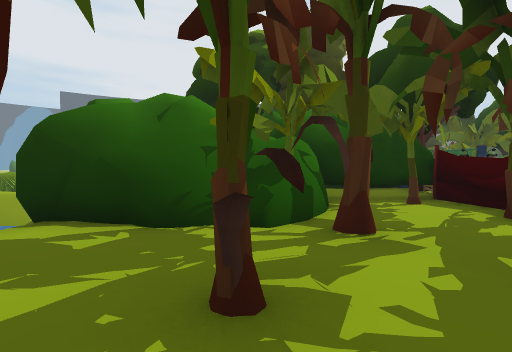
View 1 (above)

12 first-person views from a walk through a 3-D level made in the Unity game engine. The camera is 1.2 m above the floor, tilts 2° down and sees 80° across. Doors are open. The floor is counted in squares, 1.8 m on a side. Each view is taken from the middle of a square. On the plan, view 1 faces up. The plan holds only what a view shows up to about 10 squares ahead; the rest is blank. The place goes on beyond the plan. The player character is not drawn. Some surface patterns are stand-ins.

View 2
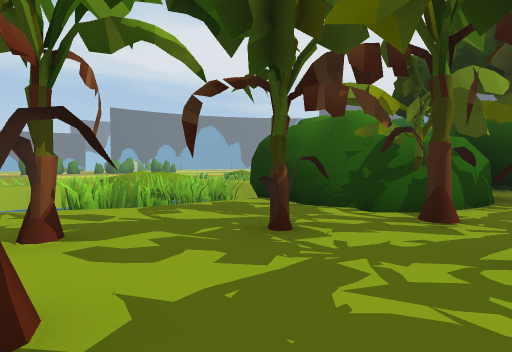

View 3
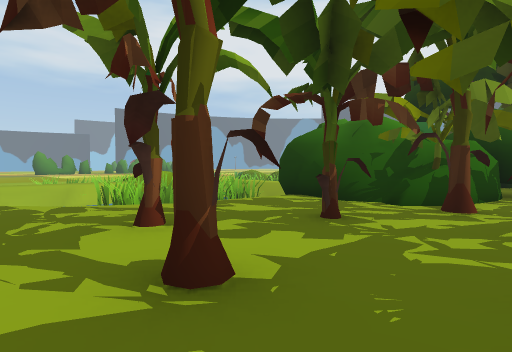

View 4
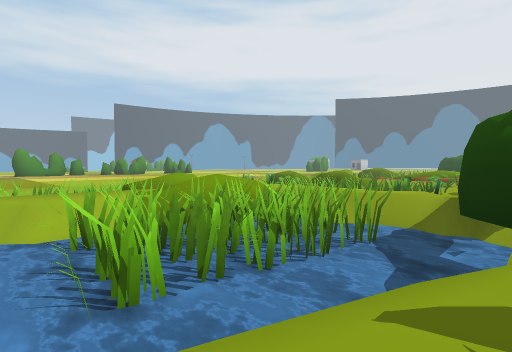

View 5
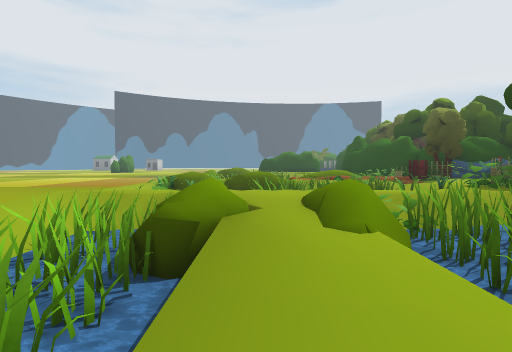

View 6
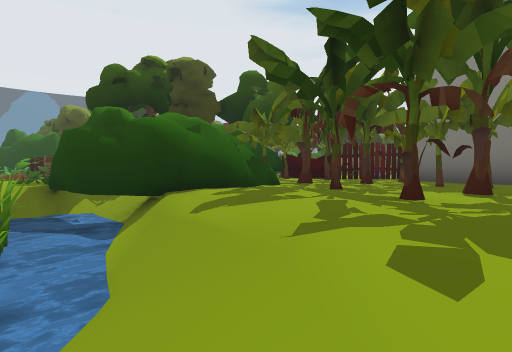

View 7
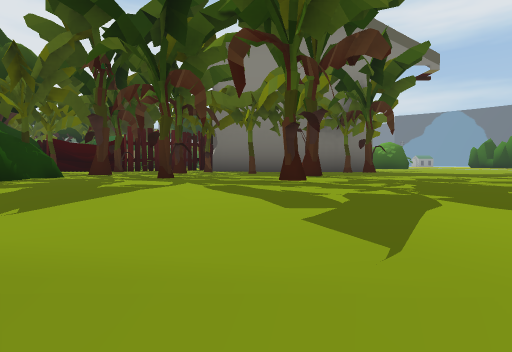

View 8
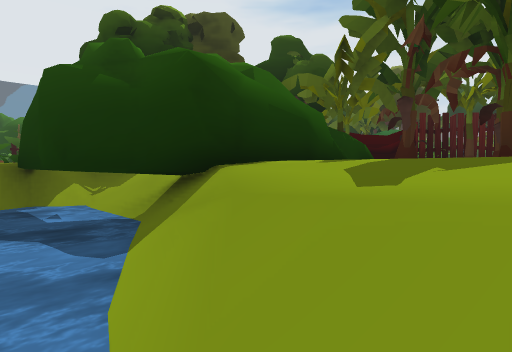

View 9
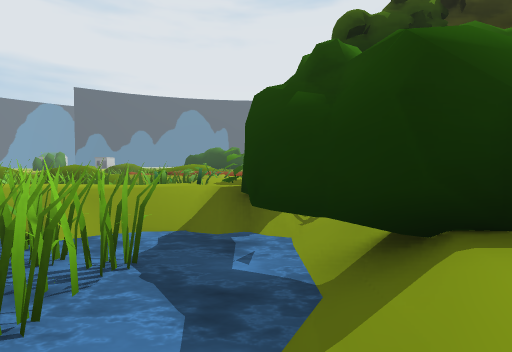

View 10
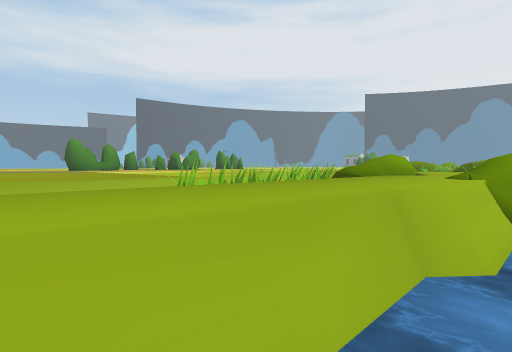

View 11
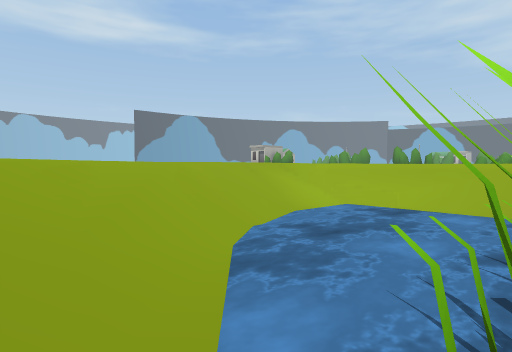

View 12
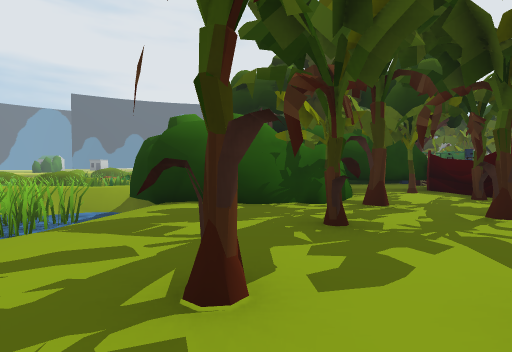

### Floor plan
Key: @ floor where view 1 was taken; # wall or solid block; x gap in a wall; . main floor; : floor 0.25 m higher than the main floor; - floor 0.25 m lower than the main floor; / step, stairs or slope; = window, fence, low wall or low ledge; ~ water the walk can cross; ≈ water the walk keeps out of; v drop or lower ground; O other object.
Columns run from 20 left of view 1 to 5 right of it. Each row starts with its distance up from view 1.
 12           ####=
 11          #####=
 10   --     #  ###/OO
  9   --  O O     O/OOO     O
  8   --/...........#       O
  7    -///--.// =≈/##
  6     ///≈O./OO##x##   ###O
  5     -/##O//≈###~~#  ##OOO
  4    --/##:./####~~####OOO
  3   ---/##≈./~###~//...O #O
  2  ----/=##..~###~/...O.O.O#
  1 -----/## .=~≈##~/..##..OO#
  0 -----/ ~ .v~~~~//..#@.O.#
 -1 -----/   .=~~~//...O#O.O#
 -2          ./////.........O

Positions as (right, up) in squares from view 1, and headings:
1: (0, 0), facing up
2: (2, -1), facing up-left
3: (2, -2), facing up-left
4: (-3, 0), facing up-left
5: (-11, 0), facing up
6: (-6, -2), facing up-right
7: (-5, 0), facing right
8: (-5, 1), facing up-right
9: (-4, 2), facing up
10: (-9, -2), facing up-left
11: (-5, 1), facing down-left
12: (-1, -2), facing up
